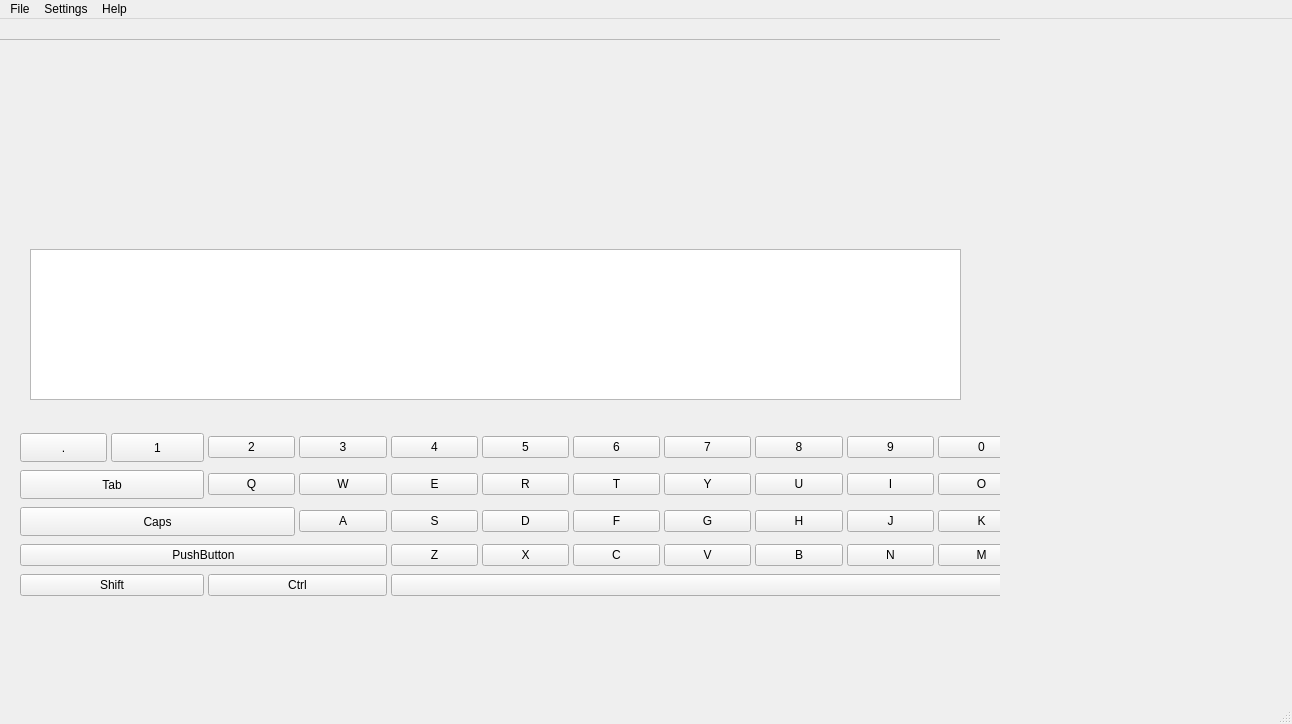
<?xml version="1.0" encoding="UTF-8"?>
<ui version="4.0">
 <class>MainWindow</class>
 <widget class="QMainWindow" name="MainWindow">
  <property name="geometry">
   <rect>
    <x>0</x>
    <y>0</y>
    <width>1292</width>
    <height>724</height>
   </rect>
  </property>
  <property name="windowTitle">
   <string>MainWindow</string>
  </property>
  <widget class="QWidget" name="centralwidget">
   <widget class="QStackedWidget" name="stackedWidget">
    <property name="geometry">
     <rect>
      <x>0</x>
      <y>0</y>
      <width>1000</width>
      <height>661</height>
     </rect>
    </property>
    <property name="currentIndex">
     <number>1</number>
    </property>
    <widget class="QWidget" name="pageStart">
     <widget class="QWidget" name="verticalLayoutWidget">
      <property name="geometry">
       <rect>
        <x>0</x>
        <y>0</y>
        <width>991</width>
        <height>661</height>
       </rect>
      </property>
      <layout class="QVBoxLayout" name="verticalLayout">
       <property name="spacing">
        <number>52</number>
       </property>
       <property name="leftMargin">
        <number>11</number>
       </property>
       <property name="topMargin">
        <number>11</number>
       </property>
       <property name="bottomMargin">
        <number>200</number>
       </property>
       <item>
        <widget class="QLabel" name="label">
         <property name="text">
          <string>Select a text for the typing exercise:</string>
         </property>
        </widget>
       </item>
       <item>
        <widget class="QComboBox" name="layoutStartMain">
         <property name="sizePolicy">
          <sizepolicy hsizetype="Preferred" vsizetype="Fixed">
           <horstretch>0</horstretch>
           <verstretch>100</verstretch>
          </sizepolicy>
         </property>
         <item>
          <property name="text">
           <string>Starter Text</string>
          </property>
         </item>
         <item>
          <property name="text">
           <string>Numbers and Symbols</string>
          </property>
         </item>
         <item>
          <property name="text">
           <string>Common Words Part 1</string>
          </property>
         </item>
         <item>
          <property name="text">
           <string>Common Words Part 2</string>
          </property>
         </item>
         <item>
          <property name="text">
           <string>Python Code Sample</string>
          </property>
         </item>
         <item>
          <property name="text">
           <string>Lorem Ipsum</string>
          </property>
         </item>
        </widget>
       </item>
       <item>
        <widget class="QPushButton" name="pushButton">
         <property name="text">
          <string>Start Training</string>
         </property>
        </widget>
       </item>
      </layout>
     </widget>
    </widget>
    <widget class="QWidget" name="pageTraining">
     <widget class="QFrame" name="frame">
      <property name="geometry">
       <rect>
        <x>-150</x>
        <y>20</y>
        <width>1597</width>
        <height>795</height>
       </rect>
      </property>
      <property name="sizePolicy">
       <sizepolicy hsizetype="Minimum" vsizetype="Minimum">
        <horstretch>0</horstretch>
        <verstretch>0</verstretch>
       </sizepolicy>
      </property>
      <property name="minimumSize">
       <size>
        <width>22</width>
        <height>23</height>
       </size>
      </property>
      <property name="frameShape">
       <enum>QFrame::Shape::StyledPanel</enum>
      </property>
      <property name="frameShadow">
       <enum>QFrame::Shadow::Raised</enum>
      </property>
      <widget class="QTextEdit" name="textEdit">
       <property name="geometry">
        <rect>
         <x>180</x>
         <y>210</y>
         <width>931</width>
         <height>151</height>
        </rect>
       </property>
      </widget>
      <widget class="QWidget" name="gridLayoutWidget">
       <property name="geometry">
        <rect>
         <x>170</x>
         <y>390</y>
         <width>1370</width>
         <height>175</height>
        </rect>
       </property>
       <layout class="QGridLayout" name="gridLayout">
        <property name="spacing">
         <number>4</number>
        </property>
        <item row="1" column="2">
         <widget class="QPushButton" name="pushButton_3">
          <property name="text">
           <string>Q</string>
          </property>
         </widget>
        </item>
        <item row="4" column="4" colspan="9">
         <widget class="QPushButton" name="pushButton_40">
          <property name="text">
           <string/>
          </property>
         </widget>
        </item>
        <item row="1" column="5">
         <widget class="QPushButton" name="pushButton_15">
          <property name="text">
           <string>R</string>
          </property>
         </widget>
        </item>
        <item row="3" column="4">
         <widget class="QPushButton" name="pushButton_28">
          <property name="text">
           <string>Z</string>
          </property>
         </widget>
        </item>
        <item row="1" column="6">
         <widget class="QPushButton" name="pushButton_7">
          <property name="text">
           <string>T</string>
          </property>
         </widget>
        </item>
        <item row="0" column="0">
         <widget class="QPushButton" name="pushButton_10">
          <property name="sizePolicy">
           <sizepolicy hsizetype="Minimum" vsizetype="Minimum">
            <horstretch>0</horstretch>
            <verstretch>0</verstretch>
           </sizepolicy>
          </property>
          <property name="minimumSize">
           <size>
            <width>10</width>
            <height>0</height>
           </size>
          </property>
          <property name="maximumSize">
           <size>
            <width>16777199</width>
            <height>16777196</height>
           </size>
          </property>
          <property name="text">
           <string>.</string>
          </property>
         </widget>
        </item>
        <item row="2" column="5">
         <widget class="QPushButton" name="pushButton_16">
          <property name="text">
           <string>D</string>
          </property>
         </widget>
        </item>
        <item row="0" column="5">
         <widget class="QPushButton" name="pushButton_21">
          <property name="text">
           <string>5</string>
          </property>
         </widget>
        </item>
        <item row="0" column="6">
         <widget class="QPushButton" name="pushButton_22">
          <property name="text">
           <string>6</string>
          </property>
         </widget>
        </item>
        <item row="1" column="3">
         <widget class="QPushButton" name="pushButton_31">
          <property name="text">
           <string>W</string>
          </property>
          <property name="iconSize">
           <size>
            <width>10</width>
            <height>10</height>
           </size>
          </property>
          <property name="autoRepeatDelay">
           <number>283</number>
          </property>
         </widget>
        </item>
        <item row="2" column="3">
         <widget class="QPushButton" name="pushButton_32">
          <property name="text">
           <string>A</string>
          </property>
         </widget>
        </item>
        <item row="3" column="10">
         <widget class="QPushButton" name="pushButton_48">
          <property name="text">
           <string>M</string>
          </property>
         </widget>
        </item>
        <item row="3" column="13">
         <widget class="QPushButton" name="pushButton_8">
          <property name="text">
           <string>/</string>
          </property>
         </widget>
        </item>
        <item row="4" column="14">
         <widget class="QPushButton" name="pushButton_56">
          <property name="text">
           <string>Ctrl</string>
          </property>
         </widget>
        </item>
        <item row="3" column="0" colspan="4">
         <widget class="QPushButton" name="pushButton_13">
          <property name="sizePolicy">
           <sizepolicy hsizetype="Minimum" vsizetype="Minimum">
            <horstretch>0</horstretch>
            <verstretch>0</verstretch>
           </sizepolicy>
          </property>
          <property name="text">
           <string>PushButton</string>
          </property>
         </widget>
        </item>
        <item row="2" column="11">
         <widget class="QPushButton" name="pushButton_50">
          <property name="text">
           <string>L</string>
          </property>
         </widget>
        </item>
        <item row="2" column="4">
         <widget class="QPushButton" name="pushButton_34">
          <property name="text">
           <string>S</string>
          </property>
         </widget>
        </item>
        <item row="0" column="13">
         <widget class="QPushButton" name="pushButton_4">
          <property name="text">
           <string>&lt;-</string>
          </property>
         </widget>
        </item>
        <item row="0" column="8">
         <widget class="QPushButton" name="pushButton_25">
          <property name="text">
           <string>8</string>
          </property>
         </widget>
        </item>
        <item row="4" column="13">
         <widget class="QPushButton" name="pushButton_57">
          <property name="text">
           <string>Shift</string>
          </property>
         </widget>
        </item>
        <item row="2" column="13" colspan="2">
         <widget class="QPushButton" name="pushButton_6">
          <property name="text">
           <string>&lt;-----</string>
          </property>
         </widget>
        </item>
        <item row="1" column="11">
         <widget class="QPushButton" name="pushButton_49">
          <property name="text">
           <string>P</string>
          </property>
         </widget>
        </item>
        <item row="1" column="12">
         <widget class="QPushButton" name="pushButton_52">
          <property name="text">
           <string>[</string>
          </property>
         </widget>
        </item>
        <item row="2" column="8">
         <widget class="QPushButton" name="pushButton_38">
          <property name="text">
           <string>H</string>
          </property>
         </widget>
        </item>
        <item row="3" column="14">
         <widget class="QPushButton" name="pushButton_55">
          <property name="text">
           <string>PushButton</string>
          </property>
         </widget>
        </item>
        <item row="2" column="9">
         <widget class="QPushButton" name="pushButton_39">
          <property name="text">
           <string>J</string>
          </property>
         </widget>
        </item>
        <item row="3" column="5">
         <widget class="QPushButton" name="pushButton_41">
          <property name="text">
           <string>X</string>
          </property>
         </widget>
        </item>
        <item row="0" column="4">
         <widget class="QPushButton" name="pushButton_20">
          <property name="text">
           <string>4</string>
          </property>
         </widget>
        </item>
        <item row="2" column="7">
         <widget class="QPushButton" name="pushButton_37">
          <property name="text">
           <string>G</string>
          </property>
         </widget>
        </item>
        <item row="2" column="0" colspan="3">
         <widget class="QPushButton" name="pushButton_12">
          <property name="sizePolicy">
           <sizepolicy hsizetype="Minimum" vsizetype="Minimum">
            <horstretch>0</horstretch>
            <verstretch>0</verstretch>
           </sizepolicy>
          </property>
          <property name="minimumSize">
           <size>
            <width>175</width>
            <height>29</height>
           </size>
          </property>
          <property name="text">
           <string>Caps</string>
          </property>
         </widget>
        </item>
        <item row="0" column="12">
         <widget class="QPushButton" name="pushButton_19">
          <property name="text">
           <string>=</string>
          </property>
         </widget>
        </item>
        <item row="0" column="2">
         <widget class="QPushButton" name="pushButton_2">
          <property name="text">
           <string>2</string>
          </property>
         </widget>
        </item>
        <item row="2" column="12">
         <widget class="QPushButton" name="pushButton_53">
          <property name="text">
           <string>;</string>
          </property>
         </widget>
        </item>
        <item row="2" column="6">
         <widget class="QPushButton" name="pushButton_17">
          <property name="text">
           <string>F</string>
          </property>
         </widget>
        </item>
        <item row="1" column="9">
         <widget class="QPushButton" name="pushButton_36">
          <property name="text">
           <string>I</string>
          </property>
         </widget>
        </item>
        <item row="1" column="8">
         <widget class="QPushButton" name="pushButton_35">
          <property name="text">
           <string>U</string>
          </property>
         </widget>
        </item>
        <item row="4" column="2" colspan="2">
         <widget class="QPushButton" name="pushButton_30">
          <property name="text">
           <string>Ctrl</string>
          </property>
         </widget>
        </item>
        <item row="2" column="10">
         <widget class="QPushButton" name="pushButton_43">
          <property name="text">
           <string>K</string>
          </property>
         </widget>
        </item>
        <item row="0" column="10">
         <widget class="QPushButton" name="pushButton_24">
          <property name="text">
           <string>0</string>
          </property>
         </widget>
        </item>
        <item row="3" column="11">
         <widget class="QPushButton" name="pushButton_51">
          <property name="text">
           <string>,</string>
          </property>
         </widget>
        </item>
        <item row="0" column="1">
         <widget class="QPushButton" name="pushButton_14">
          <property name="sizePolicy">
           <sizepolicy hsizetype="Minimum" vsizetype="Minimum">
            <horstretch>0</horstretch>
            <verstretch>0</verstretch>
           </sizepolicy>
          </property>
          <property name="minimumSize">
           <size>
            <width>93</width>
            <height>29</height>
           </size>
          </property>
          <property name="text">
           <string>1</string>
          </property>
         </widget>
        </item>
        <item row="3" column="6">
         <widget class="QPushButton" name="pushButton_44">
          <property name="text">
           <string>C</string>
          </property>
         </widget>
        </item>
        <item row="3" column="7">
         <widget class="QPushButton" name="pushButton_45">
          <property name="text">
           <string>V</string>
          </property>
         </widget>
        </item>
        <item row="3" column="9">
         <widget class="QPushButton" name="pushButton_47">
          <property name="text">
           <string>N</string>
          </property>
         </widget>
        </item>
        <item row="4" column="0" colspan="2">
         <widget class="QPushButton" name="pushButton_29">
          <property name="text">
           <string>Shift</string>
          </property>
         </widget>
        </item>
        <item row="3" column="12">
         <widget class="QPushButton" name="pushButton_54">
          <property name="text">
           <string>.</string>
          </property>
         </widget>
        </item>
        <item row="0" column="9">
         <widget class="QPushButton" name="pushButton_27">
          <property name="text">
           <string>9</string>
          </property>
         </widget>
        </item>
        <item row="0" column="11">
         <widget class="QPushButton" name="pushButton_23">
          <property name="text">
           <string>-</string>
          </property>
         </widget>
        </item>
        <item row="1" column="4">
         <widget class="QPushButton" name="pushButton_33">
          <property name="text">
           <string>E</string>
          </property>
         </widget>
        </item>
        <item row="3" column="8">
         <widget class="QPushButton" name="pushButton_46">
          <property name="text">
           <string>B</string>
          </property>
         </widget>
        </item>
        <item row="0" column="3">
         <widget class="QPushButton" name="pushButton_18">
          <property name="text">
           <string>3</string>
          </property>
         </widget>
        </item>
        <item row="0" column="7">
         <widget class="QPushButton" name="pushButton_26">
          <property name="text">
           <string>7</string>
          </property>
         </widget>
        </item>
        <item row="1" column="7">
         <widget class="QPushButton" name="pushButton_9">
          <property name="text">
           <string>Y</string>
          </property>
         </widget>
        </item>
        <item row="1" column="10">
         <widget class="QPushButton" name="pushButton_42">
          <property name="text">
           <string>O</string>
          </property>
         </widget>
        </item>
        <item row="1" column="0" colspan="2">
         <widget class="QPushButton" name="pushButton_11">
          <property name="sizePolicy">
           <sizepolicy hsizetype="Minimum" vsizetype="Minimum">
            <horstretch>0</horstretch>
            <verstretch>0</verstretch>
           </sizepolicy>
          </property>
          <property name="minimumSize">
           <size>
            <width>71</width>
            <height>29</height>
           </size>
          </property>
          <property name="text">
           <string>Tab</string>
          </property>
         </widget>
        </item>
        <item row="1" column="13" colspan="2">
         <widget class="QPushButton" name="pushButton_5">
          <property name="text">
           <string>]</string>
          </property>
         </widget>
        </item>
       </layout>
      </widget>
     </widget>
    </widget>
    <widget class="QWidget" name="pageResults"/>
   </widget>
  </widget>
  <widget class="QMenuBar" name="menubar">
   <property name="geometry">
    <rect>
     <x>0</x>
     <y>0</y>
     <width>1292</width>
     <height>26</height>
    </rect>
   </property>
   <widget class="QMenu" name="menuFile">
    <property name="title">
     <string>File</string>
    </property>
    <addaction name="actionExit"/>
   </widget>
   <widget class="QMenu" name="menuSettings">
    <property name="title">
     <string>Settings</string>
    </property>
   </widget>
   <widget class="QMenu" name="menuHelp">
    <property name="title">
     <string>Help</string>
    </property>
    <addaction name="actionAbout"/>
   </widget>
   <addaction name="menuFile"/>
   <addaction name="menuSettings"/>
   <addaction name="menuHelp"/>
  </widget>
  <widget class="QStatusBar" name="statusbar"/>
  <action name="actionExit">
   <property name="icon">
    <iconset theme="QIcon::ThemeIcon::ApplicationExit"/>
   </property>
   <property name="text">
    <string>Exit</string>
   </property>
   <property name="menuRole">
    <enum>QAction::MenuRole::NoRole</enum>
   </property>
  </action>
  <action name="actionAbout">
   <property name="icon">
    <iconset theme="QIcon::ThemeIcon::HelpAbout"/>
   </property>
   <property name="text">
    <string>About</string>
   </property>
   <property name="menuRole">
    <enum>QAction::MenuRole::NoRole</enum>
   </property>
  </action>
 </widget>
 <resources/>
 <connections/>
</ui>
